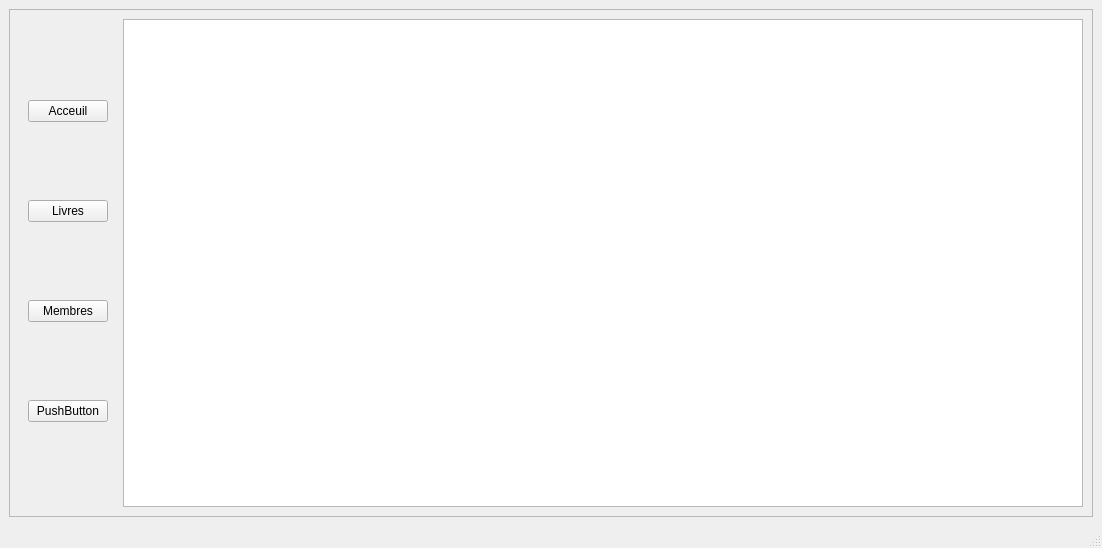
<?xml version="1.0" encoding="UTF-8"?>
<ui version="4.0">
 <class>MainWindow</class>
 <widget class="QMainWindow" name="MainWindow">
  <property name="geometry">
   <rect>
    <x>0</x>
    <y>0</y>
    <width>1102</width>
    <height>548</height>
   </rect>
  </property>
  <property name="windowTitle">
   <string>MainWindow</string>
  </property>
  <widget class="QWidget" name="centralwidget">
   <layout class="QHBoxLayout" name="horizontalLayout">
    <item>
     <layout class="QGridLayout" name="gridLayout">
      <item row="0" column="3">
       <widget class="QFrame" name="frame">
        <property name="frameShape">
         <enum>QFrame::StyledPanel</enum>
        </property>
        <property name="frameShadow">
         <enum>QFrame::Raised</enum>
        </property>
        <layout class="QHBoxLayout" name="horizontalLayout_2">
         <item>
          <widget class="QWidget" name="widget" native="true">
           <layout class="QVBoxLayout" name="verticalLayout">
            <item>
             <widget class="QPushButton" name="btnAcceuil">
              <property name="text">
               <string>Acceuil</string>
              </property>
             </widget>
            </item>
            <item>
             <widget class="QPushButton" name="btnLivres">
              <property name="text">
               <string>Livres</string>
              </property>
             </widget>
            </item>
            <item>
             <widget class="QPushButton" name="pushButton_3">
              <property name="text">
               <string>Membres</string>
              </property>
             </widget>
            </item>
            <item>
             <widget class="QPushButton" name="pushButton_4">
              <property name="text">
               <string>PushButton</string>
              </property>
             </widget>
            </item>
           </layout>
          </widget>
         </item>
         <item>
          <widget class="QTableView" name="tableView"/>
         </item>
        </layout>
       </widget>
      </item>
     </layout>
    </item>
   </layout>
  </widget>
  <widget class="QStatusBar" name="statusbar"/>
 </widget>
 <resources/>
 <connections/>
</ui>
